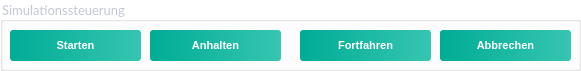
   <widget class="QGroupBox" name="groupBox">
    <property name="geometry">
     <rect>
      <x>10</x>
      <y>90</y>
      <width>581</width>
      <height>71</height>
     </rect>
    </property>
    <property name="font">
     <font>
      <family>Lato</family>
      <pointsize>-1</pointsize>
     </font>
    </property>
    <property name="styleSheet">
     <string notr="true">background-color: transparent;
	color: #c2c7d5;
	font-size: 13px;</string>
    </property>
    <property name="title">
     <string>Simulationssteuerung</string>
    </property>
    <widget class="QPushButton" name="pushButton_2">
     <property name="geometry">
      <rect>
       <x>10</x>
       <y>30</y>
       <width>131</width>
       <height>31</height>
      </rect>
     </property>
     <property name="sizePolicy">
      <sizepolicy hsizetype="Minimum" vsizetype="Fixed">
       <horstretch>0</horstretch>
       <verstretch>0</verstretch>
      </sizepolicy>
     </property>
     <property name="styleSheet">
      <string notr="true">background-color: qlineargradient(spread:pad, x1:0, y1:0.511, x2:1, y2:0.511, stop:0 rgba(0, 172, 149, 255),stop:0.995192 rgba(54, 197, 177, 255));
	color: #fff;
	font-size: 11px;
	font-weight: bold;
	border: none;
	border-radius: 3px;
	padding: 5px;</string>
     </property>
     <property name="text">
      <string>Starten</string>
     </property>
    </widget>
    <widget class="QPushButton" name="pushButton_3">
     <property name="geometry">
      <rect>
       <x>150</x>
       <y>30</y>
       <width>131</width>
       <height>31</height>
      </rect>
     </property>
     <property name="styleSheet">
      <string notr="true">background-color: qlineargradient(spread:pad, x1:0, y1:0.511, x2:1, y2:0.511, stop:0 rgba(0, 172, 149, 255),stop:0.995192 rgba(54, 197, 177, 255));
	color: #fff;
	font-size: 11px;
	font-weight: bold;
	border: none;
	border-radius: 3px;
	padding: 5px;</string>
     </property>
     <property name="text">
      <string>Anhalten</string>
     </property>
     <property name="flat">
      <bool>false</bool>
     </property>
    </widget>
    <widget class="QPushButton" name="pushButton_4">
     <property name="geometry">
      <rect>
       <x>440</x>
       <y>30</y>
       <width>131</width>
       <height>31</height>
      </rect>
     </property>
     <property name="styleSheet">
      <string notr="true">background-color: qlineargradient(spread:pad, x1:0, y1:0.511, x2:1, y2:0.511, stop:0 rgba(0, 172, 149, 255),stop:0.995192 rgba(54, 197, 177, 255));
	color: #fff;
	font-size: 11px;
	font-weight: bold;
	border: none;
	border-radius: 3px;
	padding: 5px;</string>
     </property>
     <property name="text">
      <string>Abbrechen</string>
     </property>
    </widget>
    <widget class="QPushButton" name="pushButton_5">
     <property name="enabled">
      <bool>true</bool>
     </property>
     <property name="geometry">
      <rect>
       <x>300</x>
       <y>30</y>
       <width>131</width>
       <height>31</height>
      </rect>
     </property>
     <property name="styleSheet">
      <string notr="true">background-color: qlineargradient(spread:pad, x1:0, y1:0.511, x2:1, y2:0.511, stop:0 rgba(0, 172, 149, 255),stop:0.995192 rgba(54, 197, 177, 255));
	color: #fff;
	font-size: 11px;
	font-weight: bold;
	border: none;
	border-radius: 3px;
	padding: 5px;</string>
     </property>
     <property name="text">
      <string>Fortfahren</string>
     </property>
    </widget>
   </widget>
